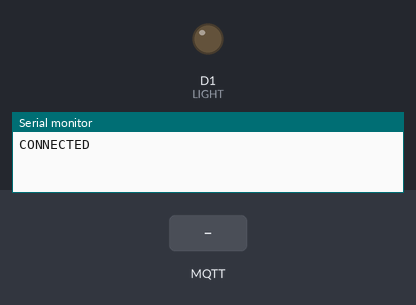
Bench run of a sketch on a simulated ESP8266 (NodeMCU). Shown: output pins drawn as LEDs (lit = HIGH), the last lines printed to the serial monitor. The inputs (shaded band) are chosen by the test bench. WiFi joins after 1.5 s; servers stay silent unless stated; no MQTT or app messages arrive unless stated.

Above: at 2.7 s.
2.8 s: MQTT message "ON" arrives on the second subscribed topic
At 4.0 s:
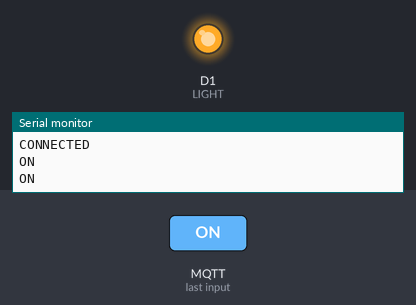
4.3 s: MQTT message "OTA_ON" arrives on the first subscribed topic
5.8 s: MQTT message "OTA_OFF" arrives on the first subscribed topic
Timing chart, 0 to 8.8 s (numbered marks = the images above; inputs shaded):
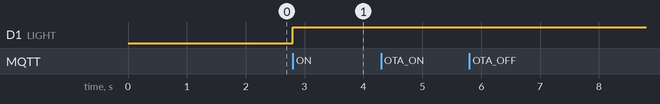

Measured:
- after the input at 2.8 s, D1 (LIGHT): LOW → HIGH at once

The sketch:

ESP82266_MQTT_OTA_WIFIMANAGER.ino
```cpp
/*Desenvolvido por Bruno Horta @ 2017
 *
 * Este Código de Exemplo está inserido no contexto público e pode ser alterado ou distribuido
 *
 * Bibliotecas necessárias
 *
 * PubSubClient
 * ** Como instalar https://www.youtube.com/watch?v=yM1eljamBwM&list=PLxDLawCWayzCsoqDt7A7kBVDFVt0RSm1g&index=2
 *
 * WiFiManager
 *
 * COMANDOS MQTT
 * **** Os comandos devem ser enviados para o topico system/set/YOURHOSTAME ****
 * REBOOT - Faz restart ao ESP
 * OTA_ON - Liga o Modo OTA e publica uma mesagem no topico system/log/YOURHOSTAME "OTA SETUP ON"
 * OTA_OFF - Desliga o Modo OTA, este comando só necessita de ser utilizado caso o ESP não tenha feito restart
 * */

//MQTT
#include <PubSubClient.h>
//ESP
#include <ESP8266WiFi.h>
//Wi-Fi Manger library
#include <DNSServer.h>
#include <ESP8266WebServer.h>
#include <WiFiManager.h>//https://github.com/tzapu/WiFiManager
//OTA
#include <WiFiUdp.h>
#include <ArduinoOTA.h>
#define AP_TIMEOUT 180
#define SERIAL_BAUDRATE 115200
#define MQTT_AUTH true
#define MQTT_USERNAME "username"
#define MQTT_PASSWORD "password"
#define LIGHT D1
//CONSTANTS
const String HOSTNAME  = "deviceName";
const char * OTA_PASSWORD  = "otapower";
const String MQTT_LOG = "system/log/"+HOSTNAME;
const String MQTT_SYSTEM_CONTROL_TOPIC = "system/set/"+HOSTNAME;
const String MQTT_TEST_TOPIC = HOSTNAME+"/set";
//MQTT BROKERS GRATUITOS PARA TESTES https://github.com/mqtt/mqtt.github.io/wiki/public_brokers
const char* MQTT_SERVER = "mqtt_ip_dns";

WiFiClient wclient;
PubSubClient client(MQTT_SERVER,1883,wclient);

//CONTROL FLAGS
bool OTA = false;
bool OTABegin = false;

void setup() {
  Serial.begin(SERIAL_BAUDRATE);
  WiFiManager wifiManager;
  //reset saved settings
  //wifiManager.resetSettings();
  /*define o tempo limite até o portal de configuração ficar novamente inátivo,
   útil para quando alteramos a password do AP*/
  wifiManager.setTimeout(AP_TIMEOUT);
  wifiManager.autoConnect(HOSTNAME.c_str());
  client.setCallback(callback);
  pinMode(LIGHT,OUTPUT);
}

//Chamada de recepção de mensagem
void callback(char* topic, byte* payload, unsigned int length) {
  String payloadStr = "";
  for (int i=0; i<length; i++) {
    payloadStr += (char)payload[i];
  }
  Serial.println(payloadStr);
  String topicStr = String(topic);
 if(topicStr.equals(MQTT_SYSTEM_CONTROL_TOPIC)){
  if(payloadStr.equals("OTA_ON")){
    OTA = true;
    OTABegin = true;
  }else if (payloadStr.equals("OTA_OFF")){
    OTA = true;
    OTABegin = true;
  }else if (payloadStr.equals("REBOOT")){
    ESP.restart();
  }
 }else if(topicStr.equals(MQTT_TEST_TOPIC)){
  if(payloadStr.equals("ON")){
      turnOn();
    }else if(payloadStr.equals("OFF")) {
      turnOff();
    }
  }
}
void turnOn(){
  Serial.println("ON");
  digitalWrite(LIGHT,HIGH);
}
void turnOff(){
  digitalWrite(LIGHT,LOW);
  Serial.println("OFF");
}
bool checkMqttConnection(){
  if (!client.connected()) {
    if (MQTT_AUTH ? client.connect(HOSTNAME.c_str(),MQTT_USERNAME, MQTT_PASSWORD) : client.connect(HOSTNAME.c_str())) {
      //SUBSCRIÇÃO DE TOPICOS
      Serial.println("CONNECTED");
      client.subscribe(MQTT_SYSTEM_CONTROL_TOPIC.c_str());
      client.subscribe(MQTT_TEST_TOPIC.c_str());
    }
  }
  return client.connected();
}

void mySuperCode(){
 // Programar aqui a lógica adicional, ex: ligar ou desligar um relé.
}

void loop() {
  if (WiFi.status() == WL_CONNECTED) {
    if (checkMqttConnection()){

      client.loop();
      mySuperCode();
      if(OTA){
        if(OTABegin){
          setupOTA();
          OTABegin= false;
        }
        ArduinoOTA.handle();
      }
    }
  }
}

void setupOTA(){
  if (WiFi.status() == WL_CONNECTED && checkMqttConnection()) {
    client.publish(MQTT_LOG.c_str(),"OTA SETUP ON");
    ArduinoOTA.setHostname(HOSTNAME.c_str());
    ArduinoOTA.setPassword((const char *)OTA_PASSWORD);

    ArduinoOTA.onStart([]() {
    client.publish(MQTT_LOG.c_str(),"START");
  });
  ArduinoOTA.onEnd([]() {
    client.publish(MQTT_LOG.c_str(),"END");
  });
  ArduinoOTA.onProgress([](unsigned int progress, unsigned int total) {
    String p = "Progress: "+ String( (progress / (total / 100)));
    client.publish(MQTT_LOG.c_str(),p.c_str());
  });
  ArduinoOTA.onError([](ota_error_t error) {
    if (error == OTA_AUTH_ERROR) client.publish(MQTT_LOG.c_str(),"Auth Failed");
    else if (error == OTA_BEGIN_ERROR)client.publish(MQTT_LOG.c_str(),"Auth Failed");
    else if (error == OTA_CONNECT_ERROR)client.publish(MQTT_LOG.c_str(),"Connect Failed");
    else if (error == OTA_RECEIVE_ERROR)client.publish(MQTT_LOG.c_str(),"Receive Failed");
    else if (error == OTA_END_ERROR)client.publish(MQTT_LOG.c_str(),"End Failed");
  });
 ArduinoOTA.begin();
 }
}
```
